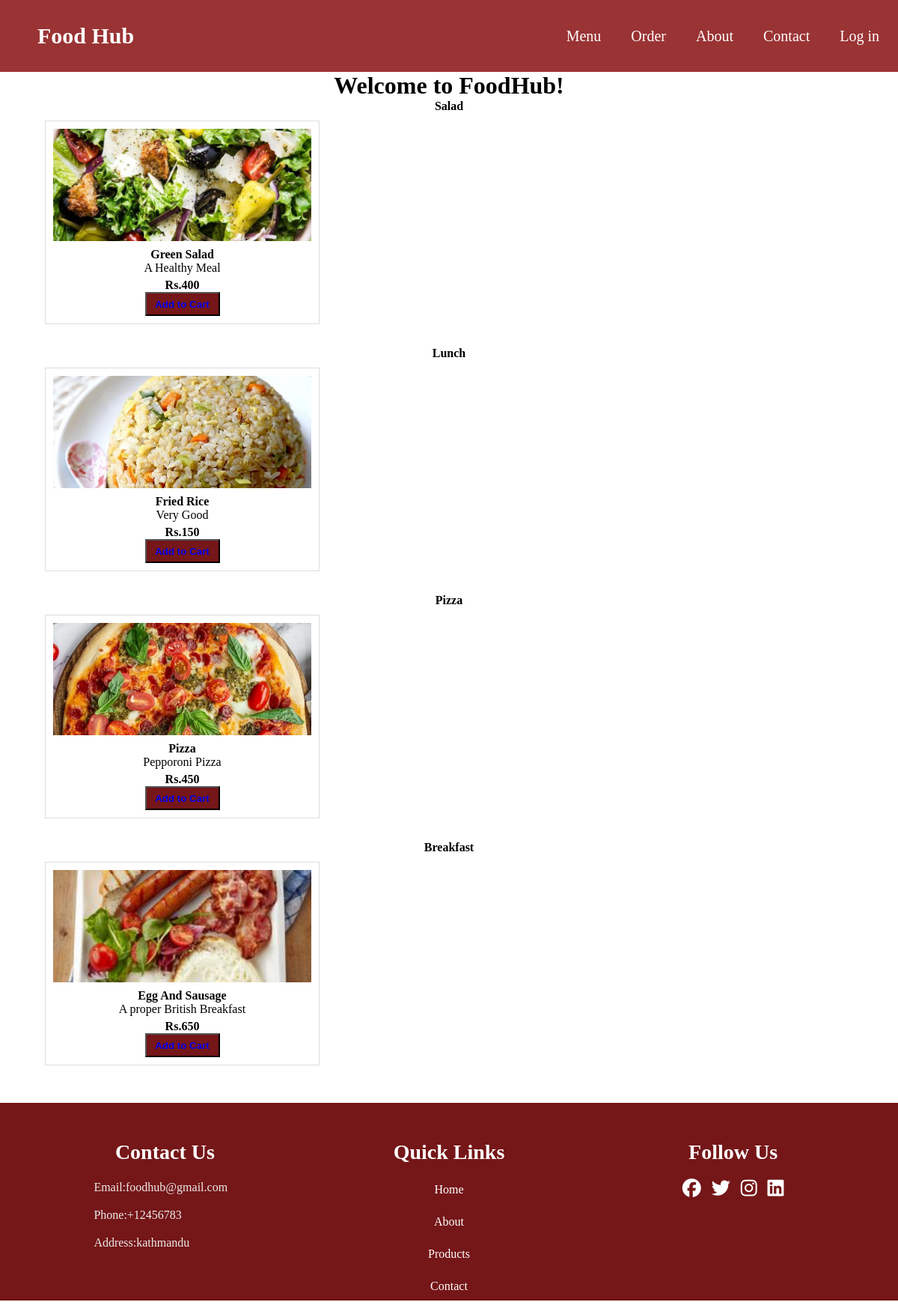
Page /menu.php on the committed database.
### tables this page shows
CREATE TABLE `categories` (
  `id` int(10) UNSIGNED NOT NULL,
  `name` varchar(255) NOT NULL,
  `image` varchar(255) DEFAULT NULL
);

CREATE TABLE `products` (
  `id` int(10) UNSIGNED NOT NULL,
  `name` varchar(255) NOT NULL,
  `description` text DEFAULT NULL,
  `price` double NOT NULL,
  `image` varchar(255) DEFAULT NULL,
  `category_id` int(10) UNSIGNED NOT NULL
);

### menu.php (the view, shortened to what this page needs)
<?php
    include 'connection.php';
    $sql = "SELECT * FROM categories";
    $result = mysqli_query($conn, $sql);
    $categories = array();
    if (mysqli_num_rows($result) > 0) {
        while ($row = mysqli_fetch_assoc($result)) {
            $categories[] = $row;
        }
    }
    $foodsql = "SELECT * FROM products";
    $result_products = mysqli_query($conn, $foodsql);
    $products = array();
    if (mysqli_num_rows($result_products) > 0) {
        while ($row_products = mysqli_fetch_assoc($result_products)) {
            $products[] = $row_products;
        }
    }
?>
<!DOCTYPE html>
<html lang="en">
<head>
    <link rel="stylesheet" href="css/homepage.css">
    <link rel="stylesheet" href="https://cdnjs.cloudflare.com/ajax/libs/font-awesome/6.5.1/css/all.min.css">
</head>
<body>
    <?php include 'components/header.php' ?>
    <!DOCTYPE html>
    <html lang="en">
    <head>
    </head>
    <body>
        <div class="menu">
            <h1>Welcome to FoodHub!</h1>
            <?php foreach($categories as $category) { ?>
                <section id="<?php echo $category['name']; ?>">
                        <h4 style="text-align: center;"><?php echo ucwords($category['name']); ?></h4>
                    <div class="section" style="margin-left: 50px;">
                        <?php foreach($products as $product) { ?>
                            <?php if($category['id'] === $product['category_id']) {
                                $product_idd = $product['id'];
                            ?>
                                <div class="item">
                                    <figure>
                                        <img src="uploads/products/<?php echo $product['image']; ?>" alt="Pepproni">
                                    </figure>
                                    <h4><?php echo ucwords($product['name']); ?></h4>
                                    <p><?php echo $product['description']; ?></p>
                                    <h4>Rs.<?php echo $product['price']; ?></h4>
                                    <figcaption>
                                    <form method="POST">
                                        <?php if($user_id) { ?>
                                            <button class="product-cart-box" type="submit" name="add_to_cart" <?php echo isset($_SESSION['added_to_cart'][$product_idd]) ? 'disabled' : ''; ?>>
                                                <?php echo isset($_SESSION['added_to_cart'][$product_idd]) ? 'Added to Cart' : 'Add to Cart'; ?>
                                            </button>
                                        <?php } else { ?>
                                            <button class="product-cart-box" >
                                                <a href="login.php">Add to Cart</a>
                                            </button>
                                        <?php } ?>
                                    </form>
                                    </figcaption>
                                </div>
                            <?php } ?>
                        <?php } ?>
                    </div>
                </section>
            <?php } ?>
        </div>
    </body>
    </html>
    <?php include 'components/footer.php' ?>
</body>
</html>

### components/header.php (shortened to what this page needs)
<?php
if (isset($_SESSION['user_id'])) {
    $user_id = $_SESSION['user_id'];
    $cart_count = isset($_SESSION['cart']) ? count($_SESSION['cart']) : 0;
} else {
    $user_id = null;
}
?>
<!DOCTYPE html>
<html lang="en">
<head>
    <link rel="stylesheet" href="css/homepage.css">
    <link rel="stylesheet" href="https://cdnjs.cloudflare.com/ajax/libs/font-awesome/6.5.1/css/all.min.css">
</head>
<body>
    <header>
        <div class="logo">
            <h2><a href="index.php" style="color: white;">Food Hub</a></h2>
        </div>
        <ul>
            <li><a href="menu.php">Menu</a></li>
            <li><a href="order.php">Order</a></li>
            <li><a href="About.php">About</a></li>
            <li><a href="contact.php">Contact</a></li>
            <?php
            if (isset($_SESSION['user_id'])) {
            ?>
                <form action="" method="post">
                    <li><a href="logout.php" name="Logout" onclick="return confirm('Are you sure you want to Logout?')">Log out</a></li>
                </form>
            <?php
            } else {
            ?>
                <li><a href="login.php">Log in</a></li>
            <?php
            }
            ?>
        </ul>
    </header>

### components/footer.php
<footer>
    <div class="footer-container">
        <div class="footer-content">
            <h3>Contact Us</h3>
            <p>Email:foodhub@gmail.com</p>
            <p>Phone:+12456783</p>
            <p>Address:kathmandu</p>
        </div>
        <div class="footer-content">
            <h3>Quick Links</h3>
             <ul class="list">
                <li><a href="index.php">Home</a></li>
                <li><a href="about.php">About</a></li>
                <li><a href="menu.php">Products</a></li>
                <li><a href="contact.php">Contact</a></li>
             </ul>
        </div>
        <div class="footer-content">
            <h3>Follow Us</h3>
            <ul class="social-icons">
             <li><a href=""><i class="fab fa-facebook"></i></a></li>
             <li><a href=""><i class="fab fa-twitter"></i></a></li>
             <li><a href=""><i class="fab fa-instagram"></i></a></li>
             <li><a href=""><i class="fab fa-linkedin"></i></a></li>
            </ul>
            </div>
    </div>
 </footer>
</body>
</html>

### css/homepage.css (style rules this page uses)
* { margin: 0; padding: 0; }
header { height: 12vh; width: 100%; background-color: #9a3334; margin: 0 auto; align-items: center; justify-content: space-between; display: flex; z-index: 1000; }
header .logo { align-items: center; display: flex; padding: 40px; }
header .logo h2 { font-size: 30px; margin: 10px; font-family: "Times New Roman", Times, serif; color: white; }
header ul { display: flex; list-style: none; }
header ul li { padding: 5px 10px; margin-right: 10px; }
header ul li a { text-decoration: none; color: #fff; font-size: 20px; margin: 5px; }
.product-cart-box { background-color: #751618; height: 32px; width: 100px; font-weight: 700; }
.product-cart-box { color: white; }
footer { background-color: #751618; padding-top: 50px; margin: 20px 0 10px 0; }
.footer-container { width: 1140px; margin: auto; display: flex; justify-content: center; }
.footer-content { width: 33.3%; }
h3 { font-size: 28px; margin-bottom: 15px; text-align: center; color: #fff; }
.footer-content p { width: 190px; margin: auto; padding: 7px; margin-top: 5px; color: #ecebeb; }
.footer-content ul { text-align: center; }
.list { padding: 0; }
.list li { width: auto; text-align: center; list-style-type: none; padding: 10px; position: relative; margin-top: 5px; }
.list li a { color: #fff; }
.social-icons { text-align: center; padding: 0; }
.social-icons li { display: inline-block; text-align: center; padding: 5px; }
.social-icons i { color: white; font-size: 25px; }
a { text-decoration: none; }
.menu { width: 100%; height: 100%; display: flex; flex-direction: column; }
.menu h1 { text-align: center; }
.menu .section { margin-bottom: 20px; display: flex; }
.menu .item { align-items: center; width: 30%; margin: 10px; border: 1px solid #ddd; padding: 10px; text-align: center; }
.menu .item img { width: 100%; height: 150px; object-fit: cover; }
.menu .item h4 { margin-top: 5px; font-weight: 5px; font-family: "Times New Roman", Times, serif; }
.menu .item p { margin-bottom: 5px; }

### rows in the picture
categories: name "Salad"
products: image (picture), name "Green Salad", description "A Healthy Meal", price "400"
categories: name "Lunch"
products: image (picture), name "Fried Rice", description "Very Good", price "150"
categories: name "Pizza"
products: image (picture), name "Pizza", description "Pepporoni Pizza", price "450"
categories: name "Breakfast"
products: image (picture), name "Egg And Sausage", description "A proper British Breakfast", price "650"
